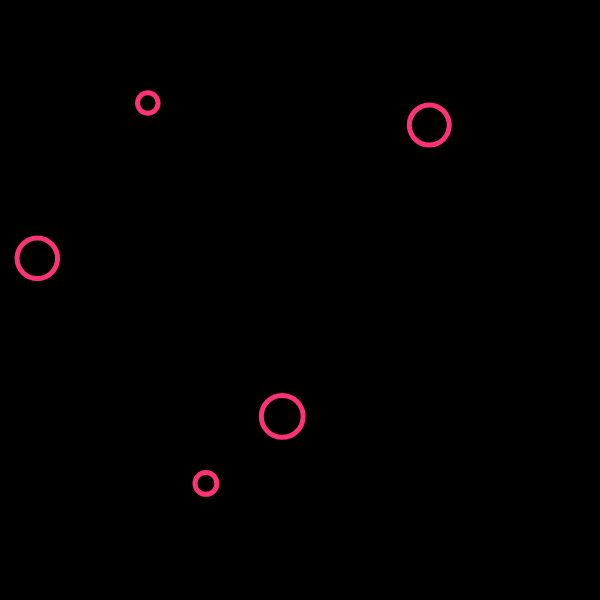
Frame 1 (no input)
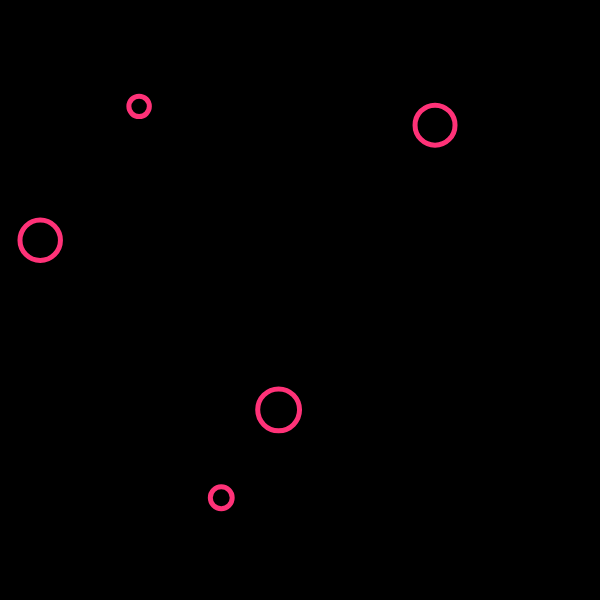
Frame 60 (no input)
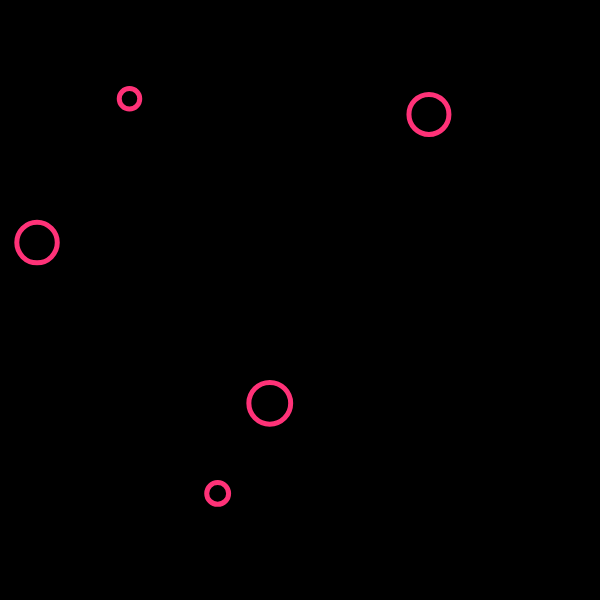
Frame 120 (the mouse pressed at the canvas centre since frame 60)

The p5.js sketch that drew these frames (run headless with seeded random() and noise() and a simulated clock; from frame 60 on, the mouse is pressed at the canvas centre):

// p5.js sketch
// ── sketch.js
// Simple test: 5 random bubbles without fill
// If you click on a bubble, it fills with colour

let bubbles = [];

function setup() {
  createCanvas(600, 600);
  for (let i = 0; i < 5; i++){
  let x = random(width);
  let y = random(height);
  let r = random(10, 50);
  let b = new Bubble(x, y, r);
  bubbles.push(b);
  }
}

function mousePressed() {
  for (let i = 0; i < bubbles.length; i++){
    bubbles[i].clicked(mouseX, mouseY);
  }
}

function draw() {
  background(0);
  for (let i = 0; i < bubbles.length; i++){
    bubbles[i].move();
    bubbles[i].show();
  }
}

class Bubble {
  constructor(x,y,r){
    this.x = x;
    this.y = y;
    this.r = r;
    this.brightness = 0;
  }

  clicked(x, y) {
    let d = dist(x, y, this.x, this.y)
    if (d < this.r) {
    this.brightness = 255;
    }
  }

  move() {
   this.x = this.x + random(-2,2);
   this.y = this.y + random(-2,2);    
  }

  show(){
    stroke(255, 50, 120);
    strokeWeight(5);
    fill(this.brightness, 100);
    ellipse(this.x, this.y, this.r, this.r);
  }
}
